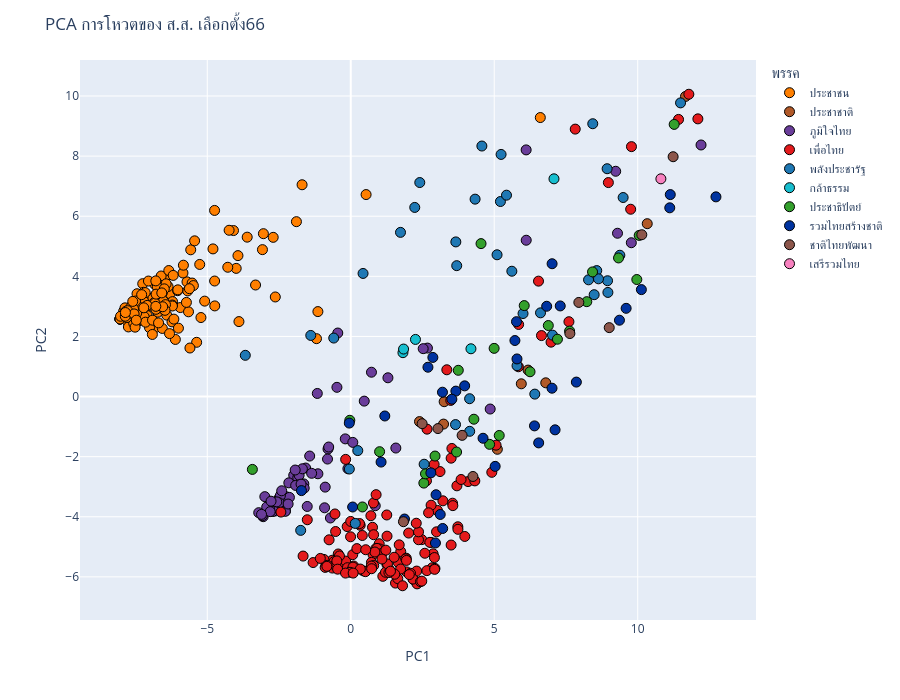

The notebook cell saved with this chart:
### Code cell
fig = px.scatter(
    pca_after_df,
    x="PC1",
    y="PC2",
    color="party",
    color_discrete_map=party_colors_after,
    hover_name=pca_after_df.index,   
)

fig.update_traces(
    marker=dict(size=10, line=dict(width=1,color="black"))
)

fig.update_layout(
    title="PCA การโหวตของ ส.ส. เลือกตั้ง66",
    legend_title="พรรค",
    width=900,
    height=700
)

fig.show()

### Figure 1 — Plotly figure (JSON) as saved in the notebook; plotly's stock layout.template omitted (floating-point values rounded to 4 significant figures; data arrays with more than 128 entries replaced by an {"elided": "..."} marker saying what was removed)
{"data": [{"hovertemplate": "<b>%{hovertext}</b><br><br>party=ประชาชน<br>PC1=%{x}<br>PC2=%{y}<extra></extra>", "hovertext": {"elided": "143 str values"}, "legendgroup": "ประชาชน", "marker": {"color": "#FF7F00", "line": {"color": "black", "width": 1}, "size": 10, "symbol": "circle"}, "mode": "markers", "name": "ประชาชน", "orientation": "v", "showlegend": true, "type": "scatter", "x": {"elided": "143 float values"}, "xaxis": "x", "y": {"elided": "143 float values"}, "yaxis": "y"}, {"hovertemplate": "<b>%{hovertext}</b><br><br>party=ประชาชาติ<br>PC1=%{x}<br>PC2=%{y}<extra></extra>", "hovertext": ["กมลศักดิ์ ลีวาเมาะ", "ซูการ์โน มะทา", "ทวี สอดส่อง", "วรวิทย์ บารู", "วันมูหะมัดนอร์ มะทา", "สมมุติ เบ็ญจลักษณ์", "สาเหะมูหามัด อัลอิดรุส", "สุไลมาน บือแนปีแน", "อับดุลอายี สาแม็ง"], "legendgroup": "ประชาชาติ", "marker": {"color": "#B15928", "line": {"color": "black", "width": 1}, "size": 10, "symbol": "circle"}, "mode": "markers", "name": "ประชาชาติ", "orientation": "v", "showlegend": true, "type": "scatter", "x": [5.943, 2.396, 10.33, 3.255, 11.66, 3.233, 5.108, 6.795, 6.179], "xaxis": "x", "y": [0.4237, -0.8339, 5.751, -0.1711, 9.984, -0.9163, -1.754, 0.4569, 0.8805], "yaxis": "y"}, {"hovertemplate": "<b>%{hovertext}</b><br><br>party=ภูมิใจไทย<br>PC1=%{x}<br>PC2=%{y}<extra></extra>", "hovertext": ["กรวีร์ ปริศนานันทกุล", "กิตติ กิตติธรกุล", "คงกฤษ ฉัตรมาลีรัตน์", "จักรกฤษณ์ ทองศรี", "ชลัฐ รัชกิจประการ", "ชาดา ไทยเศรษฐ์", "ชูกัน กุลวงษา", "ซาการียา สะอิ", "ญาณีนาถ เข็มนาค", "ณัฏฐ์ชนน ศรีก่อเกื้อ", "ตวงทิพย์ จินตะเวช", "ถิรเดช ตั้งมั่นก่อกิจ", "ธนพัฒน์ ศรีชนะ", "ธนยศ ทิมสุวรรณ", "ธนา กิจไพบูลย์ชัย", "นรินทร์ คลังผา", "นันทนา สงฆ์ประชา", "ปกรณ์ มุ่งเจริญพร", "ปทิดา ตันติรัตนานนท์", "ประดิษฐ์ สังขจาย", "ประภา เฮงไพบูลย์", "ผกามาศ เจริญพันธ์", "พรชัย ศรีสุริยันโยธิน", "พลพีร์ สุวรรณฉวี", "พิชัย ชมภูพล", "พิบูลย์ รัชกิจประการ", "พิมพฤดา ตันจรารักษ์", "พีระเดช ศิริวันสาณฑ์", "ภราดร ปริศนานันทกุล", "ภัทรพงศ์ ภัทรประสิทธิ์", "มณเฑียร สงฆ์ประชา", "มัลลิกา จิระพันธุ์วาณิช", "มานพ ศรีผึ้ง", "ยศวัฒน์ มาไพศาลสิน", "รังสิกร ทิมาตฤกะ", "รุ่งโรจน์ ทองศรี", "ฤกษ์ อยู่ดี", "ลัทธชัย โชคชัยวัฒนากร", "ล้ำเลิศ พัวพัฒนโชติ", "วรศิษฎ์ เลียงประสิทธิ์", "วัชรพงศ์ คูวิจิตรสุวรรณ", "วินัย ภัทรประสิทธิ์", "ศักดิ์ ซารัมย์", "ศิริวัฒน์ ขจรประศาสน์", "ษฐา ขาวขำ", "สนอง เทพอักษรณรงค์", "สยาม เพ็งทอง", "สฤษฏ์พงษ์ เกี่ยวข้อง", "สฤษดิ์ บุตรเนียร", "สังคม แดงโชติ", "สัมฤทธิ์ แทนทรัพย์", "สุขสมรวย วันทนียกุล", "สุทธิชัย จรูญเนตร", "สุรศักดิ์ พันธ์เจริญวรกุล", "องอาจ ฉัตรชัยพลรัตน์", "อดิพงษ์ ฐิติพิทยา", "อนุทิน ชาญวีรกูล", "อรรถพล ไตรศรี", "อรอุมา บุญศิริ", "อลงกต มณีกาศ", "อาสพลธ์ สรรณ์ไตรภพ", "อำนาจ วิลาวัลย์", "เจเศรษฐ์ ไทยเศรษฐ์", "เชวงศักดิ์ เร่งไพบูลย์วงษ์", "เรืองวิทย์ คูณวัฒนาพงษ์", "เอกราช ช่างเหลา", "แนน บุณย์ธิดา สมชัย", "โสภณ ซารัมย์", "ไชยชนก ชิดชอบ", "ไตรเทพ งามกมล"], "legendgroup": "ภูมิใจไทย", "marker": {"color": "#6A3D9A", "line": {"color": "black", "width": 1}, "size": 10, "symbol": "circle"}, "mode": "markers", "name": "ภูมิใจไทย", "orientation": "v", "showlegend": true, "type": "scatter", "x": [-0.1906, -3.051, -3.08, -2.492, 1.571, 9.295, -1.987, -0.4818, -2.417, 0.07167, -2.551, -2.652, 2.672, 1.295, -1.846, -3.207, -0.7921, -0.8909, -2.158, -1.572, 0.8535, -1.798, -2.738, -0.09983, -0.7088, -1.686, 0.4705, -2.812, 6.114, -1.145, -2.274, -0.81, -1.919, -1.363, -0.4525, -2.244, -2.138, -2.73, -2.375, -1.431, 0.7218, -2.682, -2.928, -1.166, -2.722, -1.634, -2.543, -2.279, -2.451, -1.936, -2.492, -1.622, -2.491, 9.232, -2.182, -1.517, 12.21, -2.807, 6.112, -2.994, -0.769, -3.109, 2.524, -2.406, -2.576, 9.777, -1.732, -0.9124, 4.859, -2.778], "xaxis": "x", "y": [-1.408, -3.997, -3.962, -3.375, -1.713, 5.433, -2.62, 0.3066, -3.637, -1.525, -3.535, -3.812, 1.613, 0.6241, -2.699, -3.864, -1.746, -3.014, -2.871, -2.379, -3.633, -2.618, -3.749, -2.399, -4.041, -2.404, -0.152, -3.541, 5.201, -2.57, -3.804, -2.08, -2.958, -2.554, 2.113, -3.335, -3.355, -3.675, -3.727, -1.979, 0.8095, -3.57, -3.675, 0.103, -3.826, -2.908, -3.525, -3.818, -3.29, -2.445, -3.757, -3.047, -3.535, 7.496, -3.576, -3.657, 8.37, -3.83, 8.207, -3.33, -1.679, -3.92, 1.593, -3.136, -3.505, 5.118, -2.914, -3.702, -0.4152, -3.482], "yaxis": "y"}, {"hovertemplate": "<b>%{hovertext}</b><br><br>party=เพื่อไทย<br>PC1=%{x}<br>PC2=%{y}<extra></extra>", "hovertext": {"elided": "145 str values"}, "legendgroup": "เพื่อไทย", "marker": {"color": "#E31A1C", "line": {"color": "black", "width": 1}, "size": 10, "symbol": "circle"}, "mode": "markers", "name": "เพื่อไทย", "orientation": "v", "showlegend": true, "type": "scatter", "x": {"elided": "145 float values"}, "xaxis": "x", "y": {"elided": "145 float values"}, "yaxis": "y"}, {"hovertemplate": "<b>%{hovertext}</b><br><br>party=พลังประชารัฐ<br>PC1=%{x}<br>PC2=%{y}<extra></extra>", "hovertext": ["กระแสร์ ตระกูลพรพงศ์", "กาญจนา จังหวะ", "ขวัญเรือน เทียนทอง", "คอซีย์ มามุ", "จตุพร กมลพันธ์ทิพย์", "จักรัตน์ พั้วช่วย", "จำลอง ภูนวนทา", "จีรเดช ศรีวิราช", "ฉกาจ พัฒนกิจวิบูลย์", "ชนนพัฒฐ์ นาคสั้ว", "ชัยทิพย์ กมลพันธ์ทิพย์", "ชัยมงคล ไชยรบ", "ตรีนุช เทียนทอง", "ทวี สุระบาล", "ธรรมนัส พรหมเผ่า", "นเรศ ธำรงค์ทิพยคุณ", "บุญชัย กิตติธาราทรัพย์", "บุญยิ่ง นิติกาญจนา", "ปกรณ์ จีนาคำ", "ประวิตร วงษ์สุวรรณ", "ปริญญา ฤกษ์หร่าย", "พิมพ์พร พรพฤฒิพันธุ์", "ภาคภูมิ บูลย์ประมุข", "รัชนี พลซื่อ", "วรโชติ สุคนธ์ขจร", "วันเพ็ญ พร้อมพัฒน์", "วิริยะ ทองผา", "สะถิระ เผือกประพันธุ์", "สัมพันธ์ มะยูโซ๊ะ", "สุธรรม จริตงาม", "องอาจ วงษ์ประยูร", "อนันต์ ผลอำนวย", "อนุรัตน์ ตันบรรจง", "อรรถกร ศิริลัทธยากร", "อัคร ทองใจสด", "อัครแสนคีรี โล่ห์วีระ", "อามินทร์ มะยูโซ๊ะ", "เพชรภูมิ อาภรณ์รัตน์", "โชติวุฒิ ธนาคมานุสรณ์", "ไผ่ ลิกค์"], "legendgroup": "พลังประชารัฐ", "marker": {"color": "#1F78B4", "line": {"color": "black", "width": 1}, "size": 10, "symbol": "circle"}, "mode": "markers", "name": "พลังประชารัฐ", "orientation": "v", "showlegend": true, "type": "scatter", "x": [2.405, 5.614, 5.238, 1.734, 8.96, 5.098, 0.2453, 3.651, 3.661, 9.492, 8.948, 5.216, 8.433, -1.393, 8.934, 0.1571, 0.4286, -0.0497, 2.557, 11.49, 6.003, 4.569, 4.145, -1.744, -0.5929, 2.23, 5.427, 8.482, 9.377, -3.675, 6.613, 8.572, 8.632, 6.413, 3.693, 5.794, 8.286, 4.142, 4.333, 7.029], "xaxis": "x", "y": [7.121, 4.17, 8.056, 5.463, 3.464, 4.717, -1.798, -0.933, 5.145, 6.622, 3.853, 6.489, 9.078, 2.033, 7.581, -4.222, 4.096, -2.413, -2.252, 9.771, 2.762, 8.335, -1.157, -4.453, 1.946, 6.293, 6.7, 3.389, 4.702, 1.372, 2.785, 4.19, 3.917, 0.08088, 4.355, 1.027, 3.884, -0.07242, 6.568, 2.044], "yaxis": "y"}, {"hovertemplate": "<b>%{hovertext}</b><br><br>party=กล้าธรรม<br>PC1=%{x}<br>PC2=%{y}<extra></extra>", "hovertext": ["กฤดิทัช แสงธนโยธิน", "ก้องเกียรติ เกตุสมบัติ", "บัญชา เดชเจริญศิริกุล", "ปรีดา บุญเพลิง", "เชาวฤทธิ์ ขจรพงศ์กีรติ"], "legendgroup": "กล้าธรรม", "marker": {"color": "#17BECF", "line": {"color": "black", "width": 1}, "size": 10, "symbol": "circle"}, "mode": "markers", "name": "กล้าธรรม", "orientation": "v", "showlegend": true, "type": "scatter", "x": [1.819, 7.081, 1.84, 4.188, 2.255], "xaxis": "x", "y": [1.46, 7.244, 1.58, 1.59, 1.9], "yaxis": "y"}, {"hovertemplate": "<b>%{hovertext}</b><br><br>party=ประชาธิปัตย์<br>PC1=%{x}<br>PC2=%{y}<extra></extra>", "hovertext": ["กาญจน์ ตั้งปอง", "จักพันธ์ ปิยพรไพบูลย์", "จุรินทร์ ลักษณวิศิษฏ์", "ชวน หลีกภัย", "ชัยชนะ เดชเดโช", "ชาตรี หล้าพรหม", "ทรงศักดิ์ มุสิกอง", "บัญญัติ บรรทัดฐาน", "ประมวล พงศ์ถาวราเดช", "พิทักษ์เดช เดชเดโช", "ยุทธการ รัตนมาศ", "ยูนัยดี วาบา", "ราชิต สุดพุ่ม", "ร่มธรรม ขำนุรักษ์", "วุฒิพงษ์ นามบุตร", "ศักดิ์สิทธิ์ ขาวทอง", "สมบัติ ยะสินธุ์", "สมยศ พลายด้วง", "สรรเพชญ บุญญามณี", "สุณัฐชา โล่สถาพรพิพิธ", "สุพัชรี ธรรมเพชร", "สุภาพร กำเนิดผล", "สุรินทร์ ปาลาเร่", "อวยพรศรี เชาวลิต", "เดชอิศม์ ขาวทอง"], "legendgroup": "ประชาธิปัตย์", "marker": {"color": "#33A02C", "line": {"color": "black", "width": 1}, "size": 10, "symbol": "circle"}, "mode": "markers", "name": "ประชาธิปัตย์", "orientation": "v", "showlegend": true, "type": "scatter", "x": [2.937, 8.425, -0.03252, 4.54, 8.226, 6.884, 5.174, -3.428, 2.547, 7.626, 4.838, 6.247, 3.747, 0.4066, 1.005, 7.202, 3.688, 4.996, 6.045, 9.331, 4.291, 10.05, 9.968, 2.604, 11.27], "xaxis": "x", "y": [-1.98, 4.147, -0.7898, 5.088, 3.157, 2.363, -1.295, -2.424, -2.88, 2.179, -1.591, 0.8249, 0.8732, -3.674, -1.835, 1.907, -1.846, 1.603, 3.026, 4.612, -0.7543, 5.362, 3.893, -2.573, 9.055], "yaxis": "y"}, {"hovertemplate": "<b>%{hovertext}</b><br><br>party=รวมไทยสร้างชาติ<br>PC1=%{x}<br>PC2=%{y}<extra></extra>", "hovertext": ["กานสินี โอภาสรังสรรค์", "กุลวลี นพอมรบดี", "จิรวุฒิ สิงห์โตทอง", "จุติ ไกรฤกษ์", "ชัชวาลล์ คงอุดม", "ชัยวัฒน์ เป้าเปี่ยมทรัพย์", "ดวงฤทธิ์ เบ็ญจาธิกุล ชัยรุ่งเรือง", "ถนอมพงศ์ หลีกภัย", "ธนกร วังบุญคงชนะ", "ธานินท์ นวลวัฒน์", "ธิวัลรัตน์ อังกินันทน์", "นิติศักดิ์ ธรรมเพชร", "ปรเมษฐ์ จินา", "พงษ์มนู ทองหนัก", "พันธ์ศักดิ์ บุญแทน", "พิชชารัตน์ เลาหพงศ์ชนะ", "พิพิธ รัตนรักษ์", "พิมพ์ภัทรา วิชัยกุล", "วชิราภรณ์ กาญจนะ", "วัชระ ยาวอหะซัน", "วิชัย สุดสวาสดิ์", "วิทยา แก้วภราดัย", "ศาสตรา ศรีปาน", "ศิริวรรณ ปราศจากศัตรู", "สัญญา นิลสุพรรณ", "สันต์ แซ่ตั้ง", "สินธพ แก้วพิจิตร", "สุชาติ ชมกลิ่น", "สุพล จุลใส", "อนุชา นาคาศัย", "อนุชา บูรพชัยศรี", "อภิชาติ แก้วโกศล", "อัครเดช วงษ์พิทักษ์โรจน์", "เกชา ศักดิ์สมบูรณ์", "เกรียงยศ สุดลาภา", "เอกนัฏ พร้อมพันธุ์"], "legendgroup": "รวมไทยสร้างชาติ", "marker": {"color": "#0033A0", "line": {"color": "black", "width": 1}, "size": 10, "symbol": "circle"}, "mode": "markers", "name": "รวมไทยสร้างชาติ", "orientation": "v", "showlegend": true, "type": "scatter", "x": [6.548, 6.827, 2.69, 5.72, 11.13, 5.775, 7.013, -0.05074, 6.403, 5.032, 2.861, 7.862, -1.718, 2.951, 1.187, 4.61, 3.663, 3.196, 9.363, 7.016, 2.973, 3.118, 5.792, 2.792, 0.06593, 7.3, 7.12, 11.12, 1.057, 12.73, 1.872, 3.523, 10.13, 3.204, 3.969, 9.596], "xaxis": "x", "y": [-1.542, 3.004, 0.976, 1.864, 6.719, 2.492, 0.2782, -0.8831, -0.9761, -2.323, 1.301, 0.4811, -3.129, -4.873, -0.6468, -1.388, 0.1805, 0.1445, 2.54, 4.419, -3.267, -3.924, 1.251, -2.538, -3.675, 3.015, -1.108, 6.28, -2.18, 6.644, -4.075, -0.08832, 3.558, -4.39, 0.3557, 2.935], "yaxis": "y"}, {"hovertemplate": "<b>%{hovertext}</b><br><br>party=ชาติไทยพัฒนา<br>PC1=%{x}<br>PC2=%{y}<extra></extra>", "hovertext": ["ณัฐวุฒิ ประเสริฐสุวรรณ", "นพดล มาตรศรี", "ประภัตร โพธสุธน", "พาณุวัฒณ์ สะสมทรัพย์", "วราวุธ ศิลปอาชา", "ศุภโชค ศรีสุขจร", "สรชัด สุจิตต์", "อนุชา สะสมทรัพย์", "อนุรักษ์ จุรีมาศ", "เสมอกัน เที่ยงธรรม"], "legendgroup": "ชาติไทยพัฒนา", "marker": {"color": "#8C564B", "line": {"color": "black", "width": 1}, "size": 10, "symbol": "circle"}, "mode": "markers", "name": "ชาติไทยพัฒนา", "orientation": "v", "showlegend": true, "type": "scatter", "x": [2.488, 7.636, 11.23, 7.948, 10.14, 1.836, 9.007, 3.881, 3.038, 4.258], "xaxis": "x", "y": [-0.9028, 2.096, 7.98, 3.132, 5.385, -4.165, 2.293, -1.291, -1.065, -2.66], "yaxis": "y"}, {"hovertemplate": "<b>%{hovertext}</b><br><br>party=เสรีรวมไทย<br>PC1=%{x}<br>PC2=%{y}<extra></extra>", "hovertext": ["มังกร ยนต์ตระกูล"], "legendgroup": "เสรีรวมไทย", "marker": {"color": "#F781BF", "line": {"color": "black", "width": 1}, "size": 10, "symbol": "circle"}, "mode": "markers", "name": "เสรีรวมไทย", "orientation": "v", "showlegend": true, "type": "scatter", "x": [10.81], "xaxis": "x", "y": [7.245], "yaxis": "y"}], "layout": {"height": 700, "legend": {"title": {"text": "พรรค"}, "tracegroupgap": 0}, "margin": {"t": 60}, "title": {"text": "PCA การโหวตของ ส.ส. เลือกตั้ง66"}, "width": 900, "xaxis": {"anchor": "y", "domain": [0, 1], "title": {"text": "PC1"}}, "yaxis": {"anchor": "x", "domain": [0, 1], "title": {"text": "PC2"}}}}
